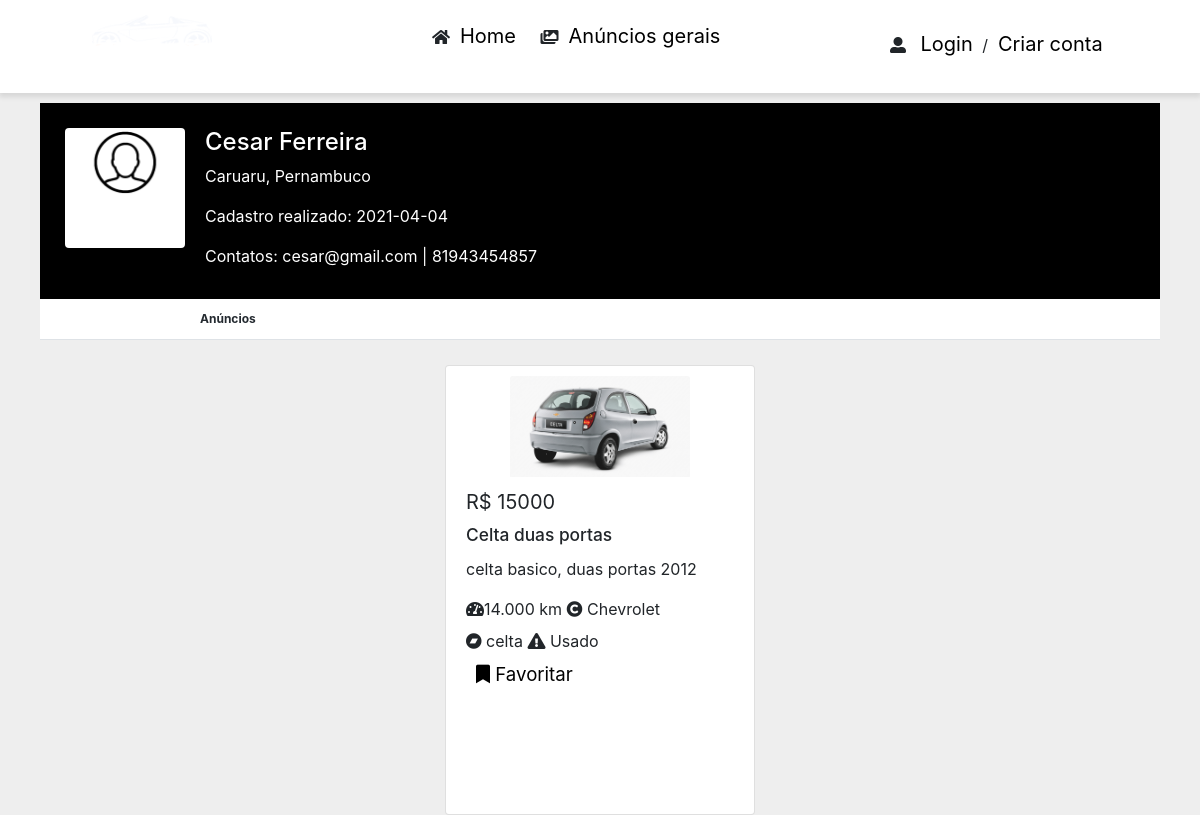
Page /anuncios/vizualizarVeiculo/13/1 on the committed database.
### tables this page shows
CREATE TABLE `usuarios` (
  `id` int NOT NULL,
  `nome` varchar(120) NOT NULL,
  `sobrenome` varchar(120) NOT NULL,
  `cidade` varchar(100) NOT NULL,
  `uf` varchar(100) NOT NULL,
  `email` varchar(254) NOT NULL,
  `senha` varchar(90) NOT NULL,
  `dataCadastro` date NOT NULL,
  `telefone` varchar(40) NOT NULL
);

CREATE TABLE `veiculosanuncios` (
  `id` int NOT NULL,
  `descricao` varchar(120) NOT NULL,
  `km` varchar(50) NOT NULL,
  `marca` varchar(120) NOT NULL,
  `modelo` varchar(120) NOT NULL,
  `preco` float(100,0) NOT NULL,
  `usuarioAnunciante` int NOT NULL,
  `imagemVeiculo` varchar(120) NOT NULL,
  `estadoVeiculo` varchar(120) NOT NULL,
  `titulo` varchar(120) NOT NULL,
  `status` varchar(100) NOT NULL
);

### App/Core/Controller.php (called while the page is built, shortened)
<?php
class Controller {
    public function model($model) {
        return new $model;
    }
	public function viewDash($view, $data = []) {
        require_once 'App/Views/dashboard/painel.php';
    }
}

### App/Controllers/anuncios.php (called while the page is built, shortened)
<?php
class Anuncios extends Controller{
	public function vizualizarVeiculo($id, $idUser){
		$veiculosDao = $this->model('AnunciosDao');
        $listaAnunciosUser = $veiculosDao->abrirAnuncio($id);
        $usuariosDao = $this->model('UsuariosDao');
        $listUser = $usuariosDao->buscarUsuario($idUser);
		$this->viewDash('dashboard/detalhesCarro', $dados = ['anuncio' => $listaAnunciosUser, 'listUser' => $listUser]);
	}
}

### App/Core/App.php (called while the page is built, shortened)
<?php
class App {
    protected $method = 'home';
    public function __construct(){
       ($url = $this->parseURL());
        if(file_exists('App/Controllers/'.$url[1]. '.php')):
            unset($url[1]);
        endif;
        $this->controller = new $this->controller;
        if(isset($url[2])):
            if(method_exists($this->controller, $url[2])):
                $this->method = $url[2];
                unset($url[2]);
                unset($url[0]);
            endif;
        endif;
    $this->params = $url ? array_values($url): [];
    call_user_func_array([$this->controller,$this->method], $this->params);
    }
    public function parseURL(){
        return explode('/',filter_var ($_SERVER['SERVER_NAME'].$_SERVER['REQUEST_URI'],FILTER_SANITIZE_URL));
    }
}

### index.php (called while the page is built, shortened)
<?php
$app = new App\Core\App();

### App/Core/Conexao.php (called while the page is built, shortened)
<?php
class Conexao{
    private static $instance;
    public static function getConn(){
        if(!isset(self::$instance)):
            self::$instance = new \PDO('mysql:host=localhost;dbname=vendasveiculos;charset=utf8','root', '12345');
        endif;
        return self::$instance;
    }
}

### App/Models/UsuariosDao.php (called while the page is built, shortened)
<?php
class UsuariosDao extends Conexao{
	function buscarUsuario($id){
		$query = "SELECT * FROM usuarios WHERE id = ?";
		$stmt = Conexao::getConn()->prepare($query);
		$stmt->bindValue(1, $id);
		$stmt->execute();
		if($stmt->rowCount() > 0):
			$resultado = $stmt->fetchAll(\PDO::FETCH_ASSOC);
			return $resultado;
     	else:
     		return [];
     	endif;
	}
}

### App/Models/AnunciosDao.php (called while the page is built, shortened)
<?php
class AnunciosDao extends Conexao{
	public function abrirAnuncio($idAnuncio){
		$query = "SELECT * FROM veiculosAnuncios WHERE id = ?";
		$stmt = Conexao::getConn()->prepare($query);
		$stmt->bindValue(1, $idAnuncio);
		$stmt->execute();
		if($stmt->rowCount() > 0):
			$resultado = $stmt->fetchAll(\PDO::FETCH_ASSOC);
			return $resultado;
     	else:
     		return [];
     	endif;
	}
}

### App/Views/dashboard/detalhesCarro.php (the view, shortened to what this page needs)
<link rel="stylesheet" href="<?php echo URL_BASE; ?>Resource/css/perfil.css">
<link rel="stylesheet" href="<?php echo URL_BASE; ?>Resource/css/anuncios.css" >
<link href="https://maxcdn.bootstrapcdn.com/font-awesome/4.3.0/css/font-awesome.min.css" rel="stylesheet">
   <div class="row">
      <div class="col-md-12">
         <div id="content" class="content content-full-width">
            <div class="profile">
               <div class="profile-header">
                  <div class="profile-header-cover"></div>
                  <div class="profile-header-content">
                     <div class="profile-header-img">
                        <img src="<?php echo URL_BASE; ?>Resource/images/usuarioPng.png" alt="">
                     </div>
                     <?php foreach($data['listUser'] as $usuario): ?>
                     <div class="profile-header-info">
                        <h4 class="m-t-10 m-b-5"><?php echo $usuario['nome'].' '.$usuario['sobrenome']; ?></h4>
                        <p class="m-b-10"><?php echo $usuario['cidade'].', '. $usuario['uf']; ?></p>
                        <p class="m-b-10">Cadastro realizado: <?php echo $usuario['dataCadastro']; ?>
                        <p class="m-b-10">Contatos: <?php echo $usuario['email']; echo ' | '; echo $usuario['telefone']; ?>
                     </div>
                        <?php endforeach; ?>
                  </div>
                  <ul class="profile-header-tab nav nav-tabs">
                     <li class="nav-item"><a href="#profile-post" class="nav-link active show" data-toggle="tab">Anúncios</a></li>
                  </ul>
               </div>
            </div>
            <div class="row">
              <?php foreach($data['anuncio'] as $anuncios): ?>
                <div class="card">
                  <img class="card-img-top" src="<?php echo URL_BASE; ?>uploads/<?php echo $anuncios['imagemVeiculo']; ?>" alt="Card image">
                    <div class="card-body">
                        <label id="valor" for="">R$ <?php echo $anuncios['preco']; ?></label>
                        <h4 class="card-title"><?php echo $anuncios['titulo']; ?></h4>
                        <p class="card-text"><?php echo $anuncios['descricao']; ?></p>
                        <label for=""><i class="fas fa-tachometer-alt"></i><?php echo $anuncios['km']; ?> km</label>
                        <label for=""><i class="fas fa-copyright"></i> <?php echo $anuncios['marca']; ?></label><br>
                        <label for=""><i class="fab fa-bandcamp"></i> <?php echo $anuncios['modelo']; ?></label>
                        <label for=""><i class="fas fa-exclamation-triangle"></i> Usado</label><br>
                        <a id="favoritoButton" href="#" ><i class="fas fa-bookmark"></i> Favoritar</a>
                    </div>
                </div>
                <?php endforeach; ?>
            </div>
    </div>
            </div>
         </div>

### App/Views/dashboard/painel.php (shortened to what this page needs)
<!DOCTYPE html>
<html>
<head>
	 <link rel="stylesheet" href="<?php echo URL_BASE; ?>Resource/css/bootstrap.min.css">
	<link rel="stylesheet" type="text/css" href="<?php echo URL_BASE; ?>Resource/css/painel.css">
	<link rel="stylesheet" href="https://use.fontawesome.com/releases/v5.3.1/css/all.css">
</head>
<body>
	<header>
		<div id="topMenu">
			<div id="colunaLogo">
				<img id="logomarca" src="<?php echo URL_BASE; ?>Resource/images/logomarca.png" alt="">
			</div>
			<div class="colunaTop">
			  	<nav id="linksTop">
			  		<ul>
			  		  <li><i class="fas fa-home"></i><a class="textLink" href="<?php echo URL_BASE; ?>veiculos/home">Home</a></li>
			  		  <li><i class="fas fa-images"></i><a class="textLink" href="<?php echo URL_BASE; ?>anuncios/geral">Anúncios gerais</a></li>
			  		</ul>
			  	</nav>
			</div>
			<div class="colunaTop">
				<?php if(isset($_SESSION['logado'])): ?>
					<label for="">Olá,  <?php echo $_SESSION['userNome']; ?></label>
					<a href="<?php echo URL_BASE; ?>usuarios/logout">Logout</a>
				<?php else: ?>
					<i class="fas fa-user-alt"></i> <a class="buttons-user" href="<?php echo URL_BASE; ?>usuarios/login">Login</a> /<a class="buttons-user" href="<?php echo URL_BASE; ?>usuarios/cadastro">Criar conta</a>
				<?php endif; ?>
			</div>
		</div>
	</header>
    <section id="conteudo">
        <?php require_once 'App/Views/'.$view.'.php'; ?>
    </section>
</body>
</html>

### Resource/css/painel.css (style rules this page uses)
* { margin: auto; }
body { background: #f2f2f2; }
header { background: white; padding: 10px; padding-bottom: 15px; box-shadow: 0px 3px 5px 1px rgba(0,0,0,0.1); }
div#topMenu { display: flex; }
img#logomarca { max-width: 120px; max-height: 120px; }
div#colunaLogo { margin-top: 5px; }
nav#linksTop li { display: inline; list-style: none; margin-left: 15px; }
.textLink { font-size: 15pt; margin-left: 5px; text-decoration: none; color: black; padding: 5px; }
.buttons-user { font-size: 15pt; margin-left: 5px; text-decoration: none; color: black; padding: 5px; }
section#conteudo { margin-top: 10px; margin-left: 40px; margin-right: 40px; }

### Resource/css/perfil.css (style rules this page uses)
body { background:#eee; }
.profile-header { position: relative; overflow: hidden }
.profile-header .profile-header-cover { background-color: #000; background-size: cover; background-position: center; background-repeat: no-repeat; position: absolute; left: 0; right: 0; top: 0; bottom: 0 }
.profile-header .profile-header-cover:before { content: ''; position: absolute; top: 0; left: 0; right: 0; bottom: 0; background: linear-gradient(to bottom, rgba(0, 0, 0, 0) 0, rgba(0, 0, 0, .75) 100%) }
.profile-header .profile-header-content { color: #fff; padding: 25px }
.profile-header-img { float: left; width: 120px; height: 120px; overflow: hidden; position: relative; z-index: 10; margin: 0 0 -20px; padding: 3px; border-radius: 4px; background: #fff }
.profile-header-img img { max-width: 100% }
.profile-header-info h4 { font-weight: 500; color: #fff }
.profile-header-img+.profile-header-info { margin-left: 140px }
.profile-header .profile-header-content, .profile-header .profile-header-tab { position: relative }
.profile-header .profile-header-tab { background: #fff; list-style-type: none; margin: -10px 0 0; padding: 0 0 0 140px; white-space: nowrap; border-radius: 0 }
.profile-header .profile-header-tab>li { display: inline-block; margin: 0 }
.profile-header .profile-header-tab>li>a { display: block; color: #929ba1; line-height: 20px; padding: 10px 20px; text-decoration: none; font-weight: 700; font-size: 12px; border: none }
.profile-header .profile-header-tab>li.active>a, .profile-header .profile-header-tab>li>a.active { color: #242a30 }

### Resource/css/anuncios.css (style rules this page uses)
.card { width: 310px; margin-top: 25px; height: 450px; }
.card-img-top { max-width:180px; max-height:250px; width: auto; height: auto; margin-top: 10px; }
.card-body { width: 350px; margin-top: -10px; height: 300px; }
.card-title { font-size: 13pt; }
label#valor { font-size: 15pt; }
a#favoritoButton { margin-left: 10px; font-size: 14pt; text-decoration: none; color: black; }
.active { background: #fb7a74; color: black; }

### rows in the picture
usuarios: nome "Cesar", sobrenome "Ferreira", cidade "Caruaru", uf "Pernambuco", dataCadastro "2021-04-04", email "cesar@gmail.com", telefone "81943454857"
veiculosanuncios: imagemVeiculo (picture), preco "15000", titulo "Celta duas portas", descricao "celta basico, duas portas 2012", km "14.000", marca "Chevrolet", modelo "celta"
